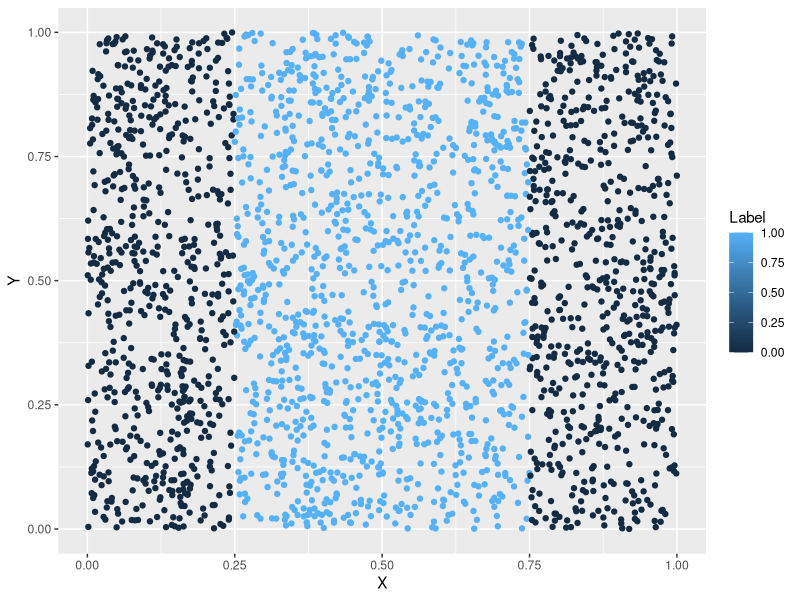
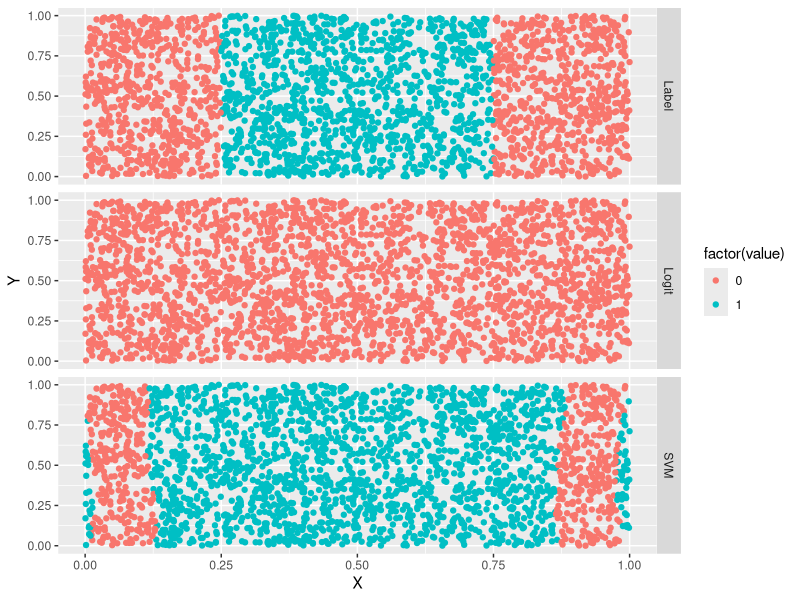
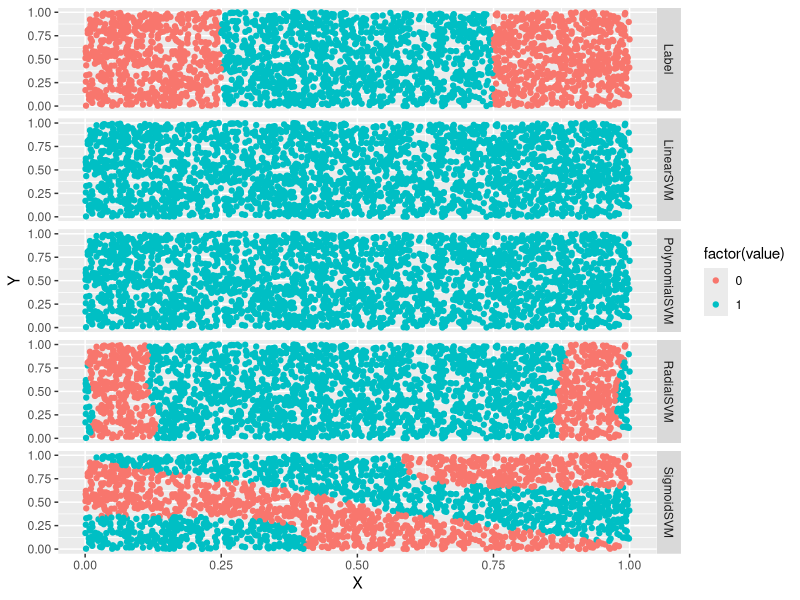
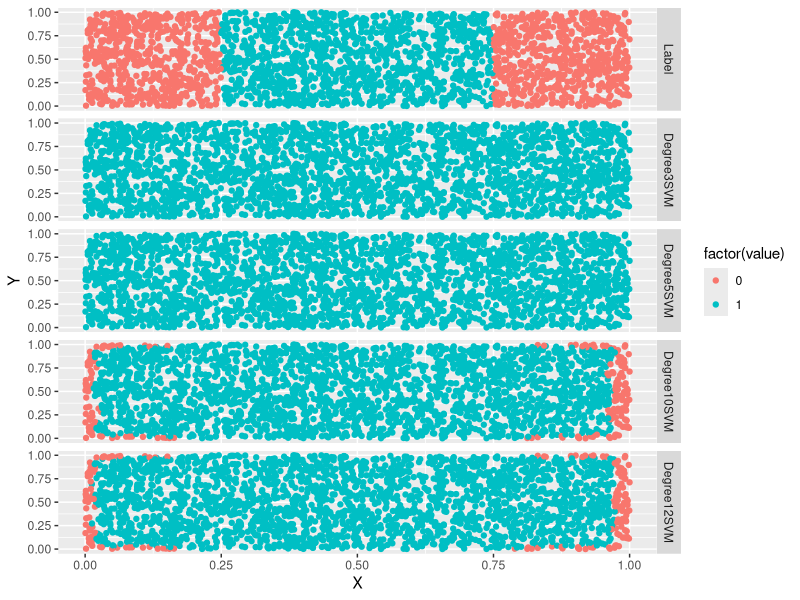

These charts were generated, in order, by the following R code:
setwd('C:\\Users\\Ivan.Liuyanfeng\\Desktop\\Data_Mining_Work_Space\\Model-Comparison')
require(ggplot2)
list.files('data')
df <- read.csv('data/df.csv')
head(df)
# data visualization
png('df.png')
ggplot(data = df,aes(x=X,y=Y,color=Label))+geom_point()
dev.off()

# model test
logit.fit <- glm(Label~.,family=binomial(link='logit'),data=df)
logit.prediction <- ifelse(predict(logit.fit)>0,1,0)
mean(with(df,logit.prediction==Label))
mean(with(df,0==Label))

# SVMs
library(e1071)
svm.fit <- svm(Label~.,data=df)
svm.predictions <- ifelse(predict(svm.fit)>0,1,0)
mean(with(df,svm.predictions==Label))

# plot predictions
df <- cbind(df,data.frame(Logit=ifelse(predict(logit.fit)>0,1,0),SVM=ifelse(predict(svm.fit)>0,1,0)))
head(df)
require(reshape2)
predictions <- melt(df,id.vars=c('X','Y'))
head(predictions)
png('predictions.png',height=800,width=600)
ggplot(predictions, aes(X,Y, color=factor(value)))+geom_point()+facet_grid(variable~.)
dev.off()

# Kernel trick - linear, polynomial, radial, sigmoid
df <- df[,c('X','Y','Label')]
linear.svm.fit <- svm(Label~X+Y, data=df, kernel='linear')
with(df,mean(Label== ifelse(predict(linear.svm.fit)>0,1,0)))

polynomial.svm.fit <- svm(Label~X+Y, data=df, kernel='polynomial')
with(df,mean(Label== ifelse(predict(polynomial.svm.fit)>0,1,0)))

radial.svm.fit <- svm(Label~X+Y, data=df, kernel='radial')
with(df,mean(Label== ifelse(predict(radial.svm.fit)>0,1,0)))

sigmoid.svm.fit <- svm(Label~X+Y, data=df, kernel='sigmoid')
with(df,mean(Label== ifelse(predict(sigmoid.svm.fit)>0,1,0)))

df<- cbind(df,data.frame(LinearSVM = ifelse(predict(linear.svm.fit) > 0, 1, 0),
                         PolynomialSVM = ifelse(predict(polynomial.svm.fit) > 0, 1, 0),
                         RadialSVM = ifelse(predict(radial.svm.fit) > 0, 1, 0),
                         SigmoidSVM = ifelse(predict(sigmoid.svm.fit) > 0, 1, 0)))
predictions <- melt(df, id.vars = c('X','Y'))
png('kernel.png',height = 600,width=800)
ggplot(predictions, aes(X,Y,color=factor(value)))+geom_point()+facet_grid(variable~.)
dev.off()

# tuning degree hyperparameter
polynomial.degree3.svm.fit <- svm(Label~X+Y, data=df,kernel = 'polynomial', degree=3)
with(df, mean(Label != ifelse(predict(polynomial.degree3.svm.fit)>0,1,0)))

polynomial.degree5.svm.fit <- svm(Label~X+Y, data=df,kernel = 'polynomial', degree=5)
with(df, mean(Label != ifelse(predict(polynomial.degree5.svm.fit)>0,1,0)))

polynomial.degree10.svm.fit <- svm(Label~X+Y, data=df,kernel = 'polynomial', degree=10)
with(df, mean(Label != ifelse(predict(polynomial.degree10.svm.fit)>0,1,0)))

polynomial.degree12.svm.fit <- svm(Label~X+Y, data=df,kernel = 'polynomial', degree=12)
with(df, mean(Label != ifelse(predict(polynomial.degree12.svm.fit)>0,1,0)))

# plot 
df <- df[,c('X','Y','Label')]
df <- cbind(df, data.frame(Degree3SVM = ifelse(predict(polynomial.degree3.svm.fit) > 0,
                                               1,
                                               0),
                           Degree5SVM = ifelse(predict(polynomial.degree5.svm.fit) > 0,
                                               1,
                                               0),
                           Degree10SVM = ifelse(predict(polynomial.degree10.svm.fit) > 0,
                                                1,
                                                0),
                           Degree12SVM = ifelse(predict(polynomial.degree12.svm.fit) > 0,
                                                1,
                                                0)))
predictions <- melt(df,id.vars = c('X','Y'))
png('degree_hyperparameter.png',height=600,width=800)
ggplot(predictions, aes(X,Y,color=factor(value)))+geom_point()+facet_grid(variable~.)
dev.off()

# tuning cost hyperparameter
radial.cost1.svm.fit <- svm(Label ~ X + Y,
                            data = df,
                            kernel = 'radial',
                            cost = 1)
with(df, mean(Label == ifelse(predict(radial.cost1.svm.fit) > 0, 1, 0)))
radial.cost2.svm.fit <- svm(Label ~ X + Y,
                            data = df,kernel = 'radial',
                            cost = 2)
with(df, mean(Label == ifelse(predict(radial.cost2.svm.fit) > 0, 1, 0)))
radial.cost3.svm.fit <- svm(Label ~ X + Y,
                            data = df,
                            kernel = 'radial',
                            cost = 3)
with(df, mean(Label == ifelse(predict(radial.cost3.svm.fit) > 0, 1, 0)))
radial.cost4.svm.fit <- svm(Label ~ X + Y,
                            data = df,
                            kernel = 'radial',
                            cost = 4)
with(df, mean(Label == ifelse(predict(radial.cost4.svm.fit) > 0, 1, 0)))
